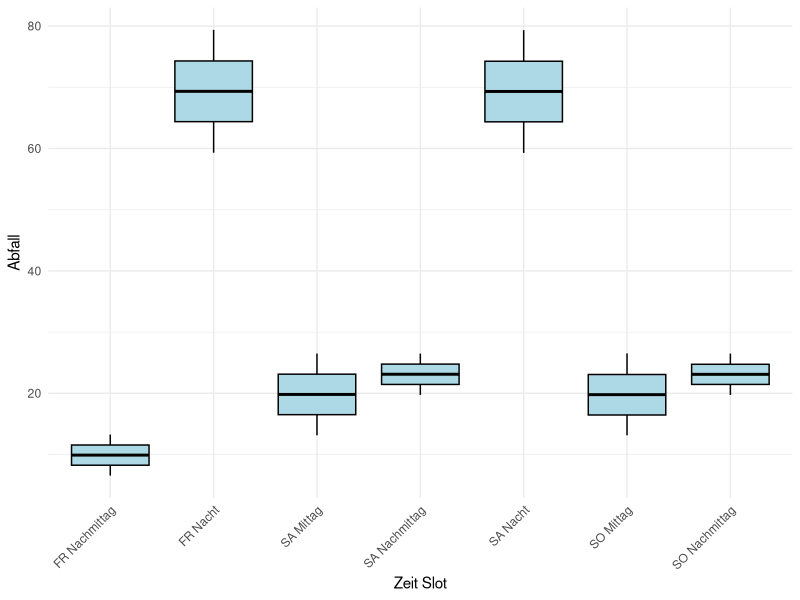
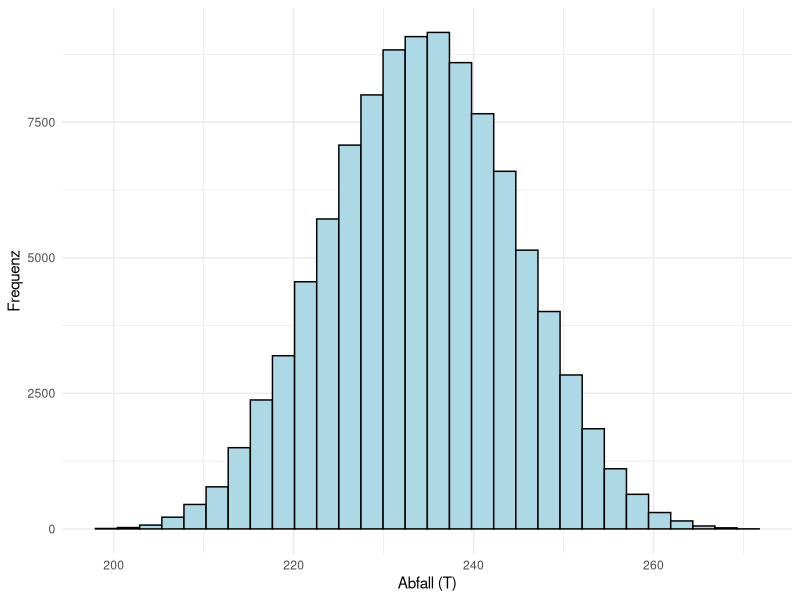

Here is the R script that generated these plots, in order:
## ---- chunk 1
#| echo: false
# Load required libraries
library(ggplot2)
library(tidyr)
library(dplyr)
library(scales)

slots <- c("FR Nachmittag", "FR Nacht", "SA Mittag", "SA Nachmittag", "SA Nacht", "SO Mittag", "SO Nachmittag")
wetter_probs <- c(2/3, 1/3)
first_slot <- c(0.10, 0.20)
rest_slots <- c(0.3, 0.4)
bad_weather_factor <- 0.7
essen_e <- c(2, 1, 3)
essen_sd <- c(2, 1, 1)
trinken_e <- c(1, 2, 4)
trinken_sd <- c(1, 1, 3)
nsim <- 100000
abfall_produziert <- 0
abfall_gewicht_pro_einheit <- 0.000030 # gweicht in tonnen

M <- matrix(NA, nrow = nsim, ncol = length(slots))

for (i in 1:nsim) {
  anzahl_personen <- rpois(1, 2200000)
  wetter_schoen <- sample(c(TRUE, FALSE), size = 1, prob = wetter_probs)
  
  temp_first <- first_slot
  temp_rest <- rest_slots
  
  if (!wetter_schoen) {
    temp_rest <- c(rest_slots[1] * bad_weather_factor, rest_slots[2] * bad_weather_factor)
    temp_first <- c(first_slot[1] * bad_weather_factor, first_slot[2] * bad_weather_factor)
  }
  
  besucher_pro_slot <- c(runif(1, min = first_slot[1], max = first_slot[2]) * anzahl_personen,
                         runif(1, min = rest_slots[1], max = rest_slots[2]) * anzahl_personen,
                         runif(1, min = first_slot[1], max = first_slot[2]) * anzahl_personen,
                         runif(1, min = rest_slots[1], max = rest_slots[2]) * anzahl_personen,
                         runif(1, min = rest_slots[1], max = rest_slots[2]) * anzahl_personen,
                         runif(1, min = first_slot[1], max = first_slot[2]) * anzahl_personen,
                         runif(1, min = rest_slots[1], max = rest_slots[2]) * anzahl_personen)
  
  besucher_pro_slot <- round(besucher_pro_slot)
  #print(sum(besucher_pro_slot))
  
  abfall_pro_slot <- c()
  current_time <- 2
  for (n in 1:length(besucher_pro_slot)) {
    abfall_pro_slot[n] <- rnorm(1, mean = besucher_pro_slot[n]*essen_e[current_time], sd = sqrt(besucher_pro_slot[n]*essen_sd[current_time]^2))
    
    if (current_time == 3) {
    current_time <- 1}
    else {current_time <- current_time + 1}

  }
  M[i,] <- abfall_pro_slot * abfall_gewicht_pro_einheit
}

# Convert the matrix to a data frame
df <- as.data.frame(M)
colnames(df) <- slots

# Reshape the data to long format
df_long <- df %>%
  pivot_longer(cols = everything(), names_to = "Slot", values_to = "Abfall")

# Create the boxplot using ggplot2
ggplot(df_long, aes(x = Slot, y = Abfall)) +
  geom_boxplot(color="black",fill="lightblue") +
  scale_y_continuous(labels = label_comma()) +
  labs(x = "Zeit Slot", y = "Abfall") +
  theme_minimal() +
  theme(axis.text.x = element_text(angle = 45, hjust = 1))

ggplot(df, aes(x=rowSums(M))) + 
  geom_histogram(color="black", fill="lightblue") +
  xlab("Abfall (T)") +
  theme_minimal() +
  ylab("Frequenz")

(mean(rowSums(M)))
## ---- chunk 2


